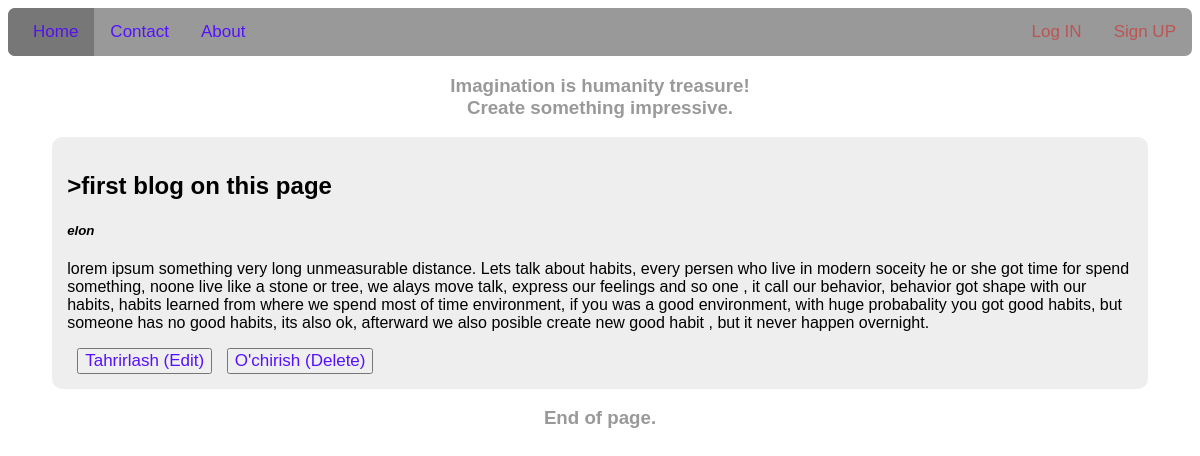
The app's page /post/1/ with its own data.
### blog/models.py (models this page shows, shortened)
class Post(models.Model):
	title = models.CharField(max_length=100)
	author = models.ForeignKey(
		'auth.User',
		on_delete=models.CASCADE)
	summary = models.CharField(max_length=300)
	body= models.TextField()

### blog/views.py (the view)
# urls.py: path('post/<int:pk>/',BlogDetailView.as_view(), name='post_detail'),
class BlogDetailView(DetailView):
	model = Post
	template_name = 'post_detail.html'

### templates/post_detail.html
{% extends "base.html" %}
{% block content %}
		<div>
		<h2>>{{ post.title }}</h2>
		<h5><i>{{ post.author }}</i></h5>
		<p>{{ post.body }}</p>
		</div>
		<span class="edit">
			<button><a href="{% url 'post_edit' post.pk %}">Tahrirlash (Edit)</a></button>
			<button><a href="{% url 'post_delete' post.pk %}">O'chirish (Delete)</a></button>
		</span>
{% endblock content %}

### static/css/base.css (style rules this page uses)
body { font-family: sans-serif; }
.edit a { text-decoration: none; color: #51f; font-size: 17px; }
.edit button { color: #eee; margin-left: 10px; }

### records on screen
Post: title "first blog on this page", author "elon", body "lorem ipsum something very long unmeasurable distance. Lets talk about habits, every persen who live in modern soceity he or she got time for spend something, noone live like a stone or tree, we alays move talk, express our feelings and so one , it call our behavior, behavior got shape with our habits, habits learned from where we spend most of time environment, if you was a good environment, with huge probabality you got good habits, but someone has no good habits, its also ok, afterward we also posible create new good habit , but it never happen overnight."
